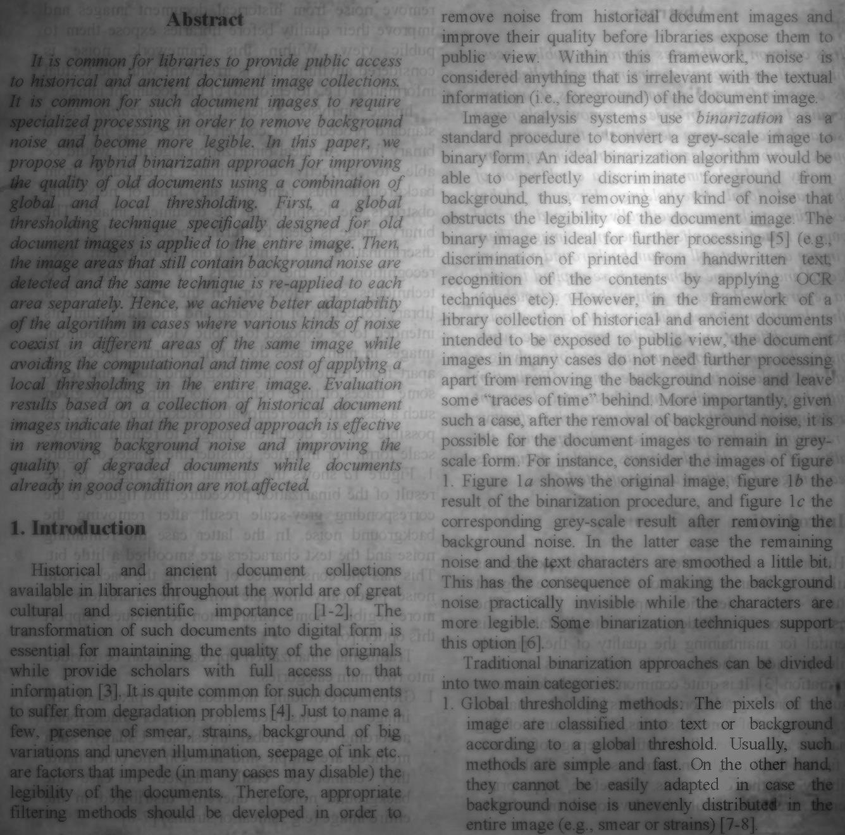
%> input picture thersholding.tif, 845 x 835 px, shrunk from 1336 x 1320 before the run
$ octave test.m   (GNU Octave 9; MATLAB toolbox functions it lacks are replaced by stand-ins)
%> lines starting %> are read from the running program, lines starting %| are printed output that depends on the picture
%% part1
clc; clear; close all;

I = imread("thersholding.tif");
I = I(:,:,2);
%> I: size 835x845 uint8

S = imfilter(I,fspecial("average",[51 51]));
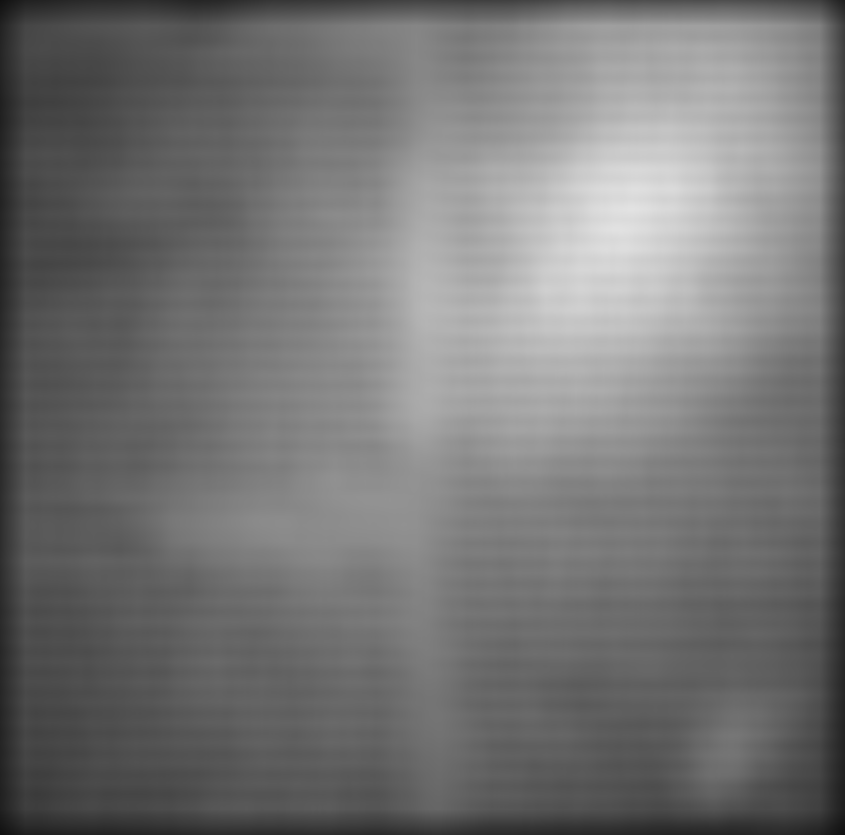
%> S: size 835x845 uint8; min 16, max 226, mean 116.4

K = 0.8;

T = K*S;
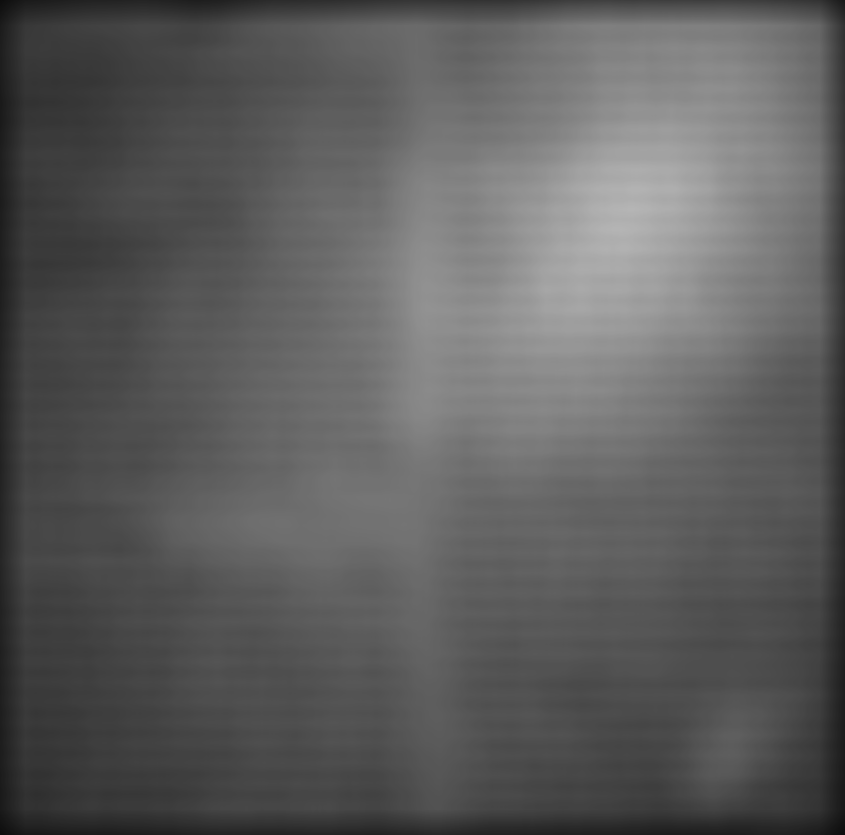
%> T: size 835x845 uint8; min 13, max 181, mean 93.2
F = adaptthresh(I);
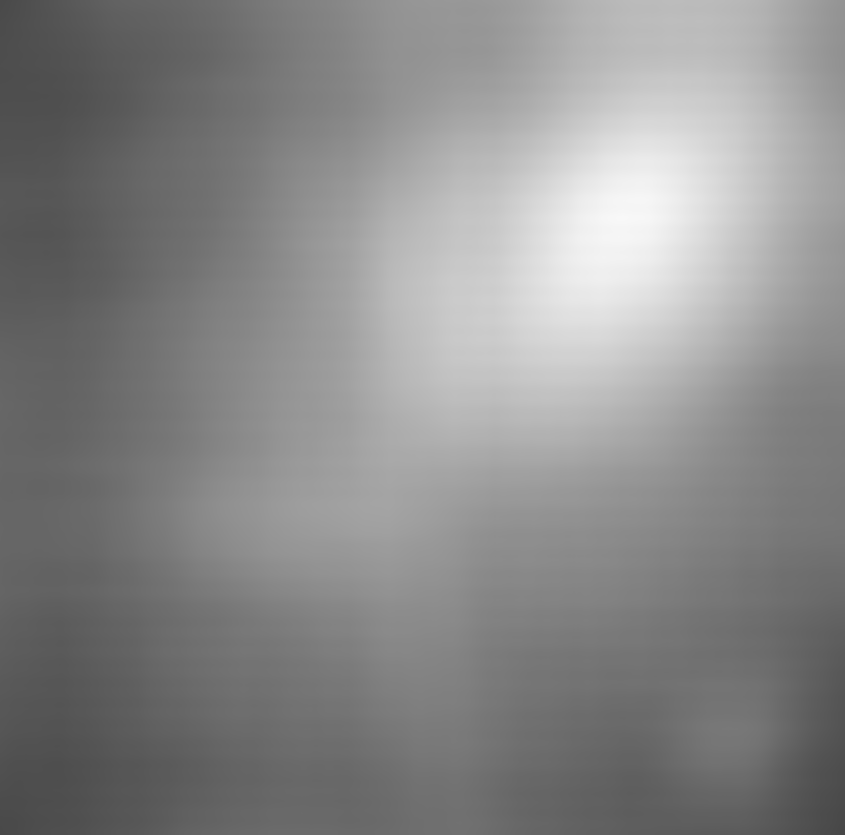
%> F: size 835x845 double; min 0.278, max 0.974, mean 0.539
imtool(F);

imshow(I>T);
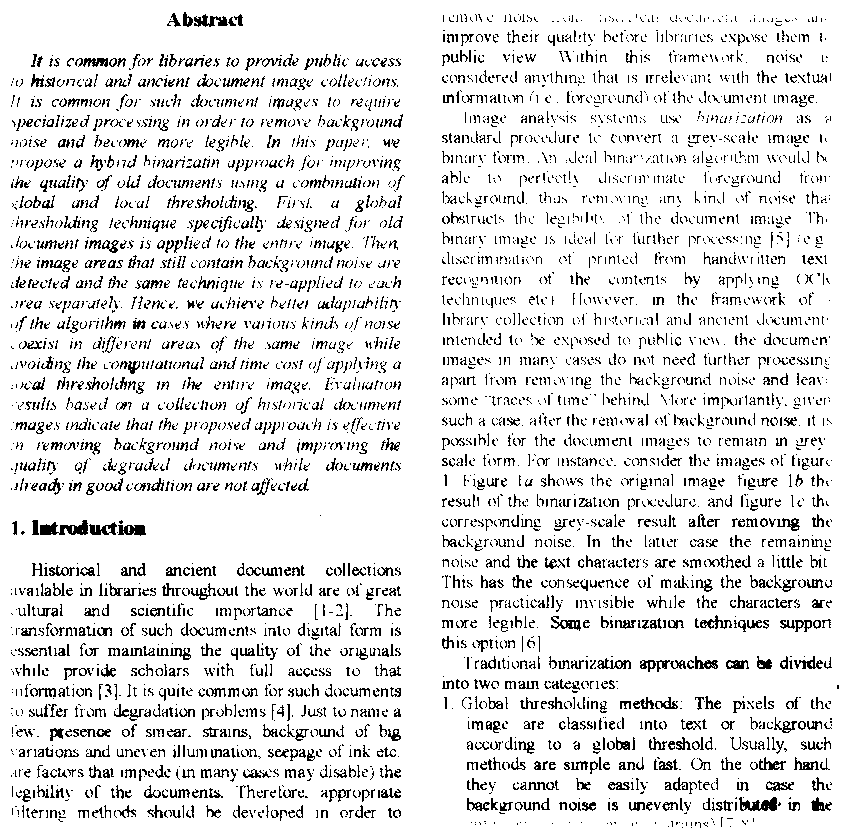
%> displayed picture: size 835x845 logical; 88.9% white; black in thin lines or dots
